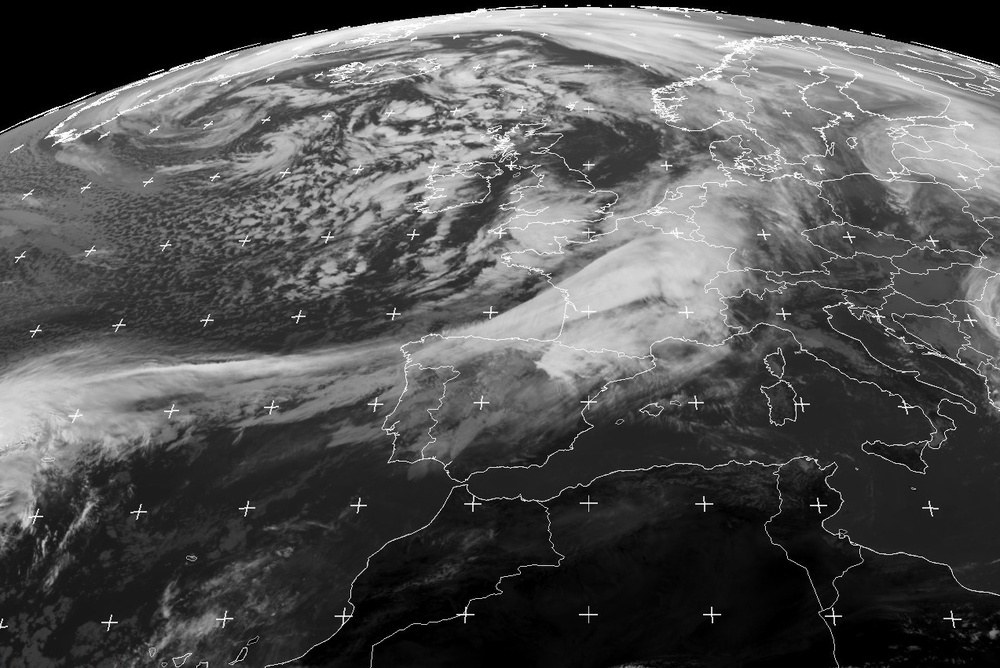
%> input picture PROCESSAMENTO E SINAL DE IMAGEM/Anos anteriores/Processamento de Sinal e Imagem/TPC_1/Meteosat_IR1.jpg, 1000 x 668 px, shrunk from 1273 x 851 before the run
$ octave --eval "MariaGama_TP3_B1('../TPC_1/Meteosat_IR1.jpg');"   (GNU Octave 9; MATLAB toolbox functions it lacks are replaced by stand-ins)
%> lines starting %> are read from the running program, lines starting %| are printed output that depends on the picture
%Visualização de operações morfológicas

%Criado por Maria Gama a 26/03/2021

function []= MariaGama_TP3_B1(imagem)
%> called with imagem = '../TPC_1/Meteosat_IR1.jpg'
IM=imread(imagem);
%> IM is the input picture: size 668x1000x3 uint8; mean R, G, B 83.8, 83.8, 83.8
EE3 = strel("disk",3,0);
EE5 = strel("disk",5,0);
EE10 = strel("disk",10,0);
IMe3 = imerode(IM,EE3);
IMd3 = imdilate(IM,EE3);
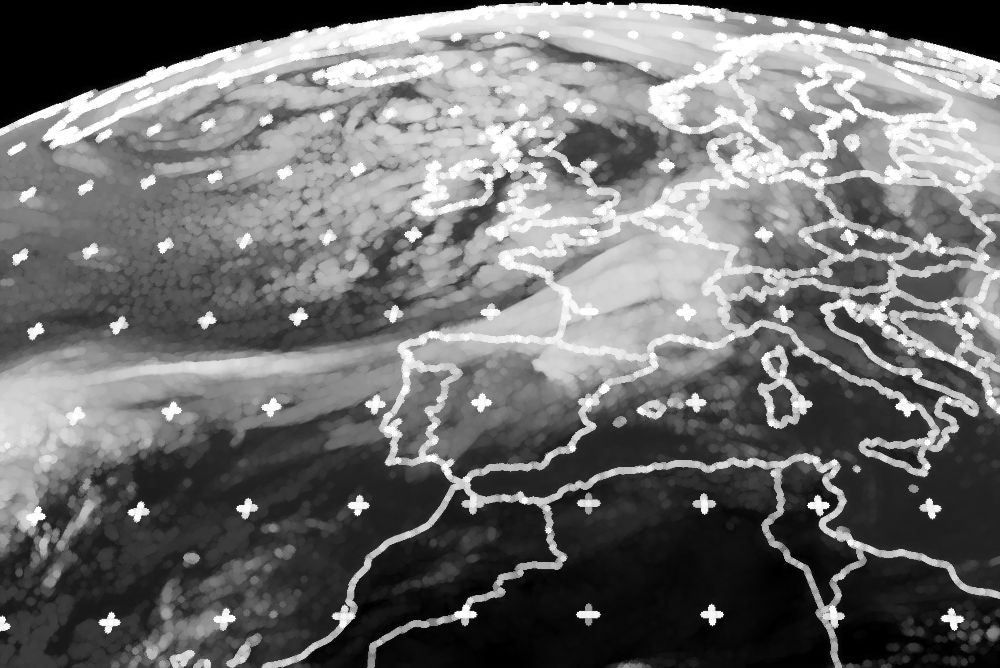
%> IMd3: size 668x1000x3 uint8; mean R, G, B 111.8, 111.8, 111.8
IMa3 = imopen(IM,EE3);
IMf3 = imclose(IM,EE3);

IMe5 = imerode(IM,EE5);
IMd5 = imdilate(IM,EE5);
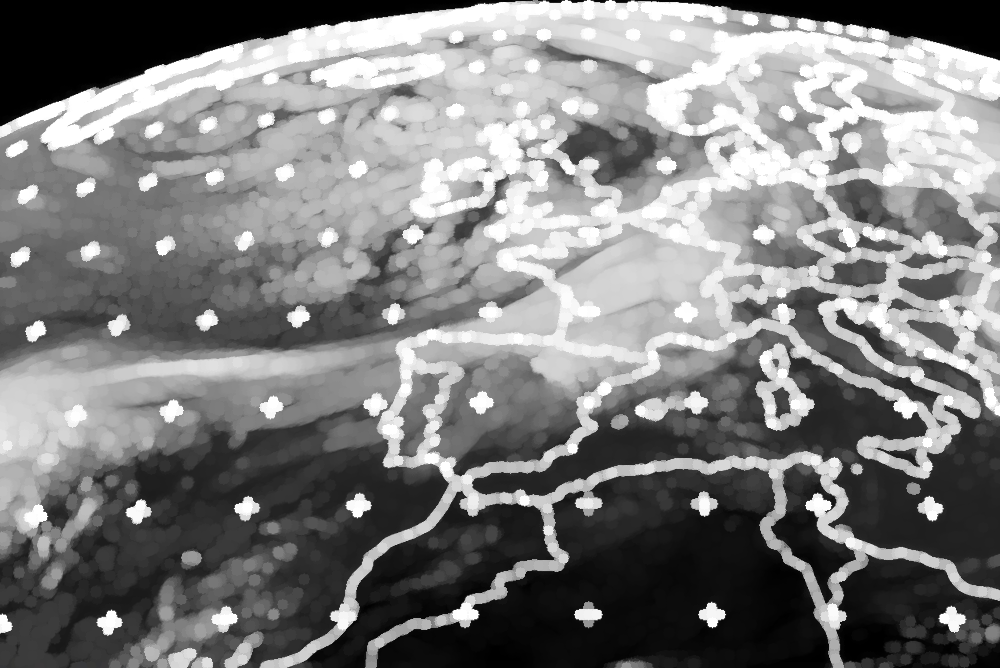
%> IMd5: size 668x1000x3 uint8; mean R, G, B 126.2, 126.2, 126.2
IMa5 = imopen(IM,EE5);
IMf5 = imclose(IM,EE5);
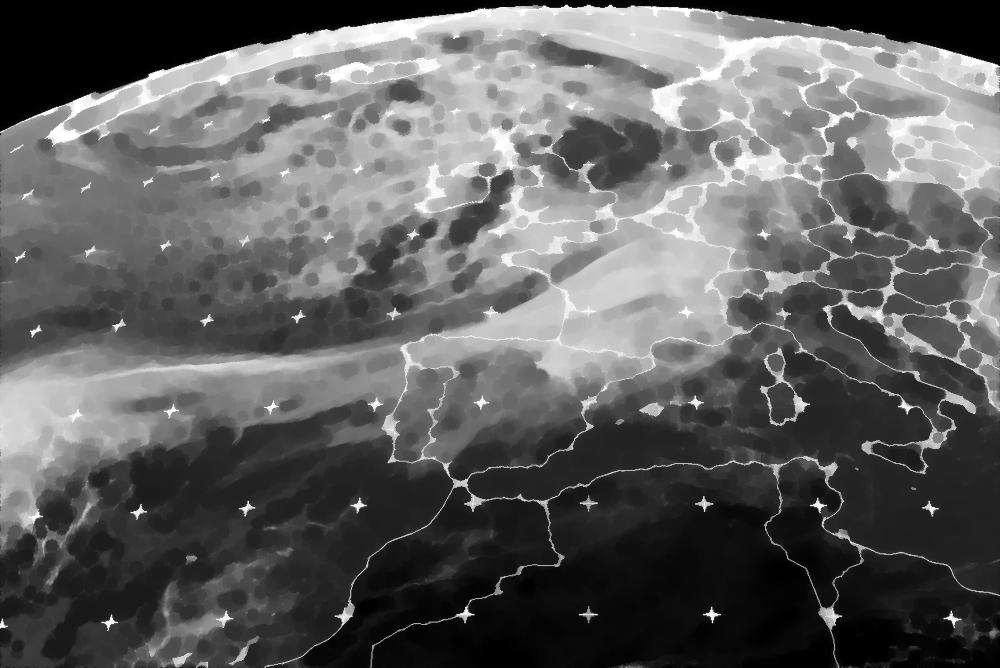
%> IMf5: size 668x1000x3 uint8; mean R, G, B 96.9, 96.9, 96.9

IMe10 = imerode(IM,EE10);
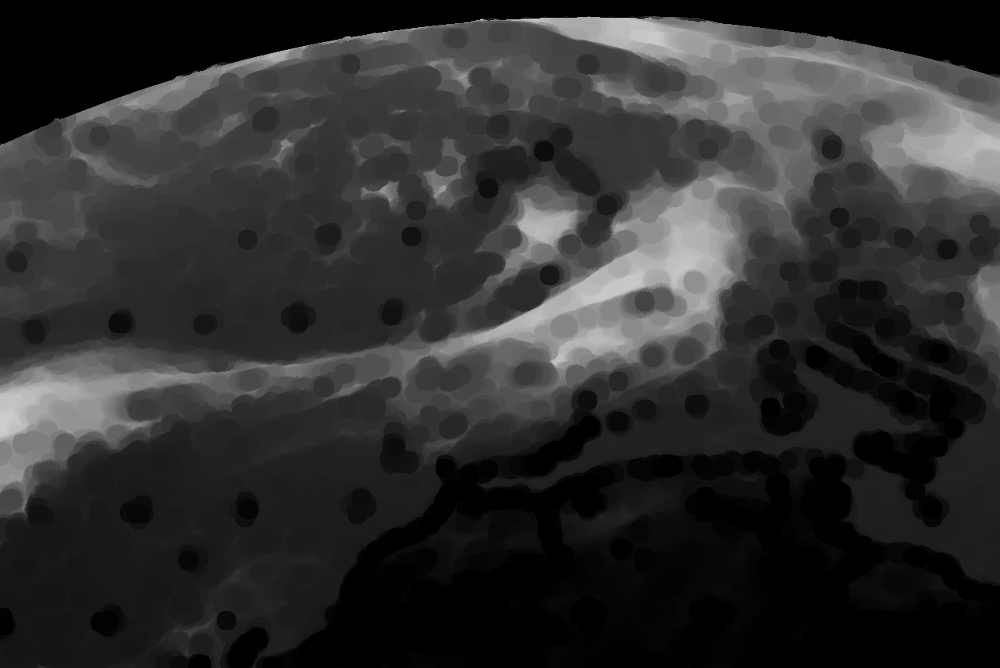
%> IMe10: size 668x1000x3 uint8; mean R, G, B 47.7, 47.7, 47.7
IMd10 = imdilate(IM,EE10);
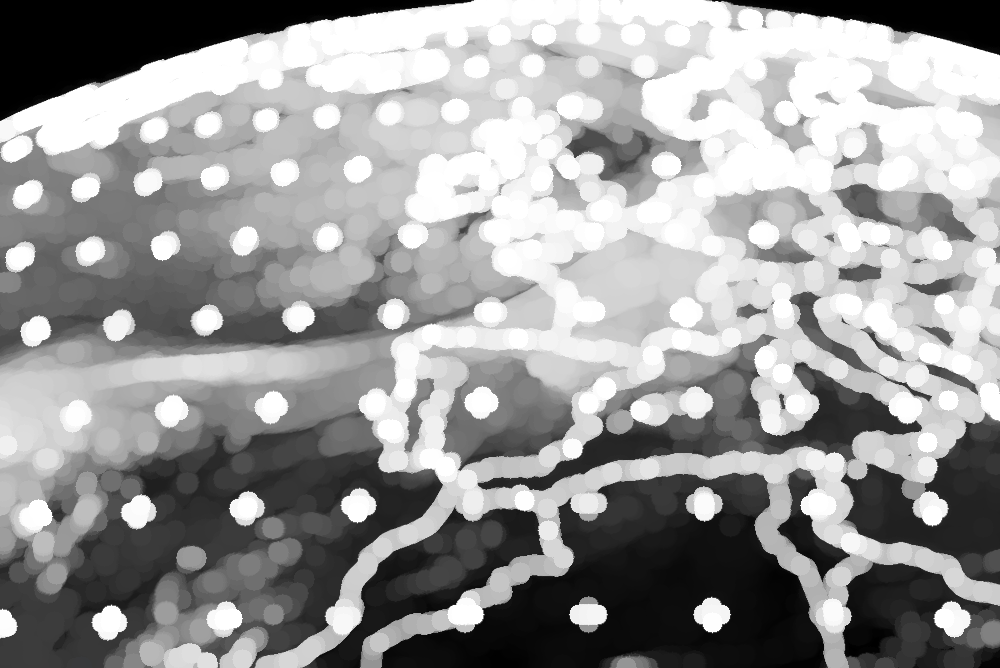
%> IMd10: size 668x1000x3 uint8; mean R, G, B 152.9, 152.9, 152.9
IMa10 = imopen(IM,EE10);
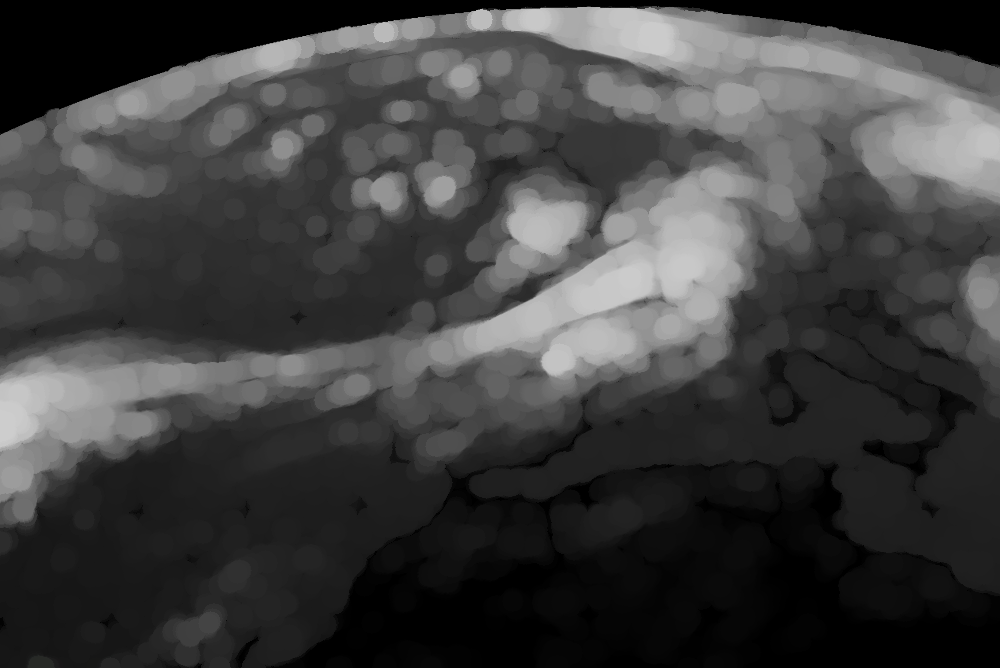
%> IMa10: size 668x1000x3 uint8; mean R, G, B 63.5, 63.5, 63.5
IMf10 = imclose(IM,EE10);
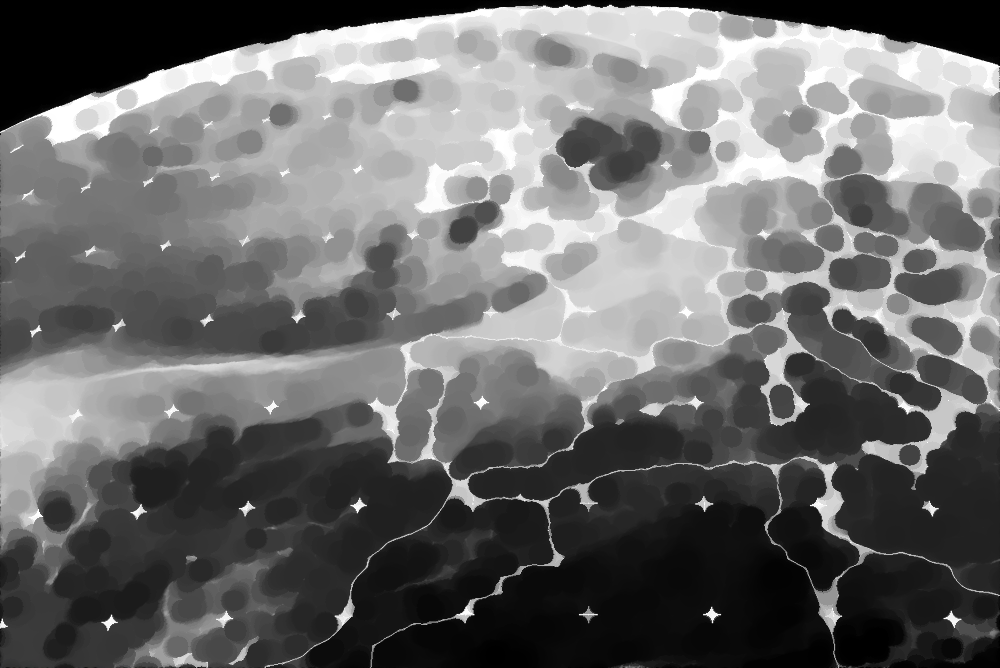
%> IMf10: size 668x1000x3 uint8; mean R, G, B 108.8, 108.8, 108.8

subplot(3,4,1), imshow(IMe3), title("Erosão R=3")
subplot(3,4,2), imshow(IMd3), title("Dilatação R=3")
subplot(3,4,3), imshow(IMa3), title("Abertura R=3")
subplot(3,4,4), imshow(IMf3), title("Fecho R=3")
subplot(3,4,5), imshow(IMe5), title("Erosão R=5")
subplot(3,4,6), imshow(IMd5), title("Dilatação R=5")
subplot(3,4,7), imshow(IMa5), title("Abertura R=5")
subplot(3,4,8), imshow(IMf5), title("Fecho R=5")
subplot(3,4,9), imshow(IMe10), title("Erosão R=10")
subplot(3,4,10), imshow(IMd10), title("Dilatação R=10")
subplot(3,4,11), imshow(IMa10), title("Abertura R=10")
subplot(3,4,12), imshow(IMf10), title("Fecho R=10")
end

$ run again, on PROCESSAMENTO E SINAL DE IMAGEM/Anos anteriores/Processamento de Sinal e Imagem/TPC_1/spine.tif
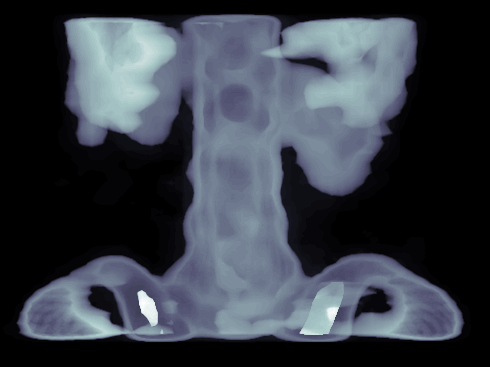
%> input picture PROCESSAMENTO E SINAL DE IMAGEM/Anos anteriores/Processamento de Sinal e Imagem/TPC_1/spine.tif, 490 x 367 px
%> in MariaGama_TP3_B1, `IMe10 = imerode(IM,EE10);`:
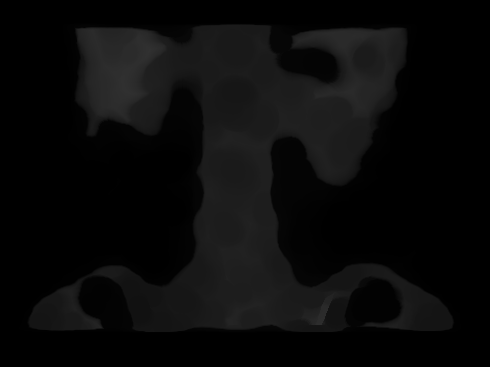
%> IMe10: size 367x490 uint8; min 0, max 49, mean 10
%> in MariaGama_TP3_B1, `IMd10 = imdilate(IM,EE10);`:
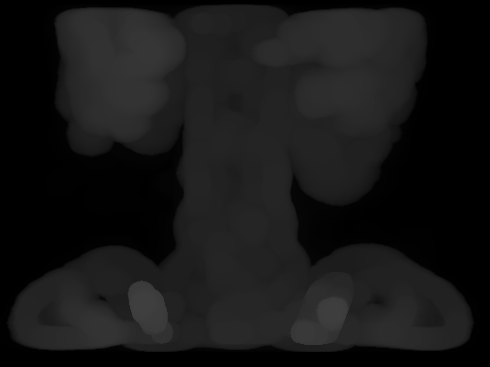
%> IMd10: size 367x490 uint8; min 0, max 63, mean 22.4
